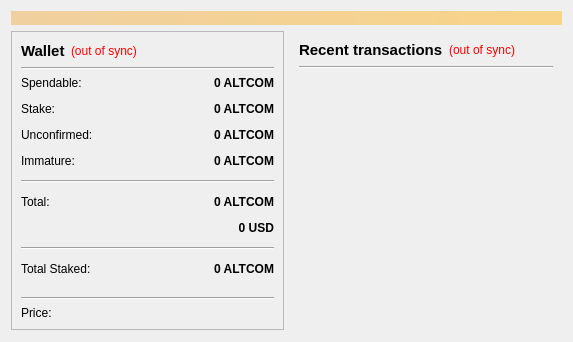
<?xml version="1.0" encoding="UTF-8"?>
<ui version="4.0">
 <class>OverviewPage</class>
 <widget class="QWidget" name="OverviewPage">
  <property name="geometry">
   <rect>
    <x>0</x>
    <y>0</y>
    <width>573</width>
    <height>342</height>
   </rect>
  </property>
  <property name="windowTitle">
   <string>Form</string>
  </property>
  <layout class="QVBoxLayout" name="topLayout">
   <item>
    <widget class="QLabel" name="labelAlerts">
     <property name="visible">
      <bool>false</bool>
     </property>
     <property name="styleSheet">
      <string notr="true">background-color: qlineargradient(x1: 0, y1: 0, x2: 1, y2: 0, stop:0 #F0D0A0, stop:1 #F8D488);  color:#000000
</string>
     </property>
     <property name="wordWrap">
      <bool>true</bool>
     </property>
     <property name="margin">
      <number>3</number>
     </property>
    </widget>
   </item>
   <item>
    <layout class="QHBoxLayout" name="horizontalLayout" stretch="1,1">
     <item>
      <layout class="QVBoxLayout" name="verticalLayout_2">
       <item>
        <widget class="QFrame" name="frameBalance">
         <property name="enabled">
          <bool>true</bool>
         </property>
         <property name="frameShape">
          <enum>QFrame::StyledPanel</enum>
         </property>
         <property name="frameShadow">
          <enum>QFrame::Raised</enum>
         </property>
         <property name="lineWidth">
          <number>2</number>
         </property>
         <layout class="QVBoxLayout" name="verticalLayout_4">
          <item>
           <layout class="QHBoxLayout" name="horizontalLayout_4">
            <item>
             <widget class="QLabel" name="label_5">
              <property name="font">
               <font>
                <pointsize>11</pointsize>
                <weight>75</weight>
                <bold>true</bold>
               </font>
              </property>
              <property name="text">
               <string>Wallet</string>
              </property>
             </widget>
            </item>
            <item>
             <widget class="QLabel" name="labelWalletStatus">
              <property name="toolTip">
               <string>The displayed information may be out of date. Your wallet automatically synchronizes with the altcommunitycoin network after a connection is established, but this process has not completed yet.</string>
              </property>
              <property name="styleSheet">
               <string notr="true">QLabel { color: red; }</string>
              </property>
              <property name="text">
               <string notr="true">(out of sync)</string>
              </property>
              <property name="alignment">
               <set>Qt::AlignLeading|Qt::AlignLeft|Qt::AlignVCenter</set>
              </property>
             </widget>
            </item>
            <item>
             <spacer name="horizontalSpacer_2">
              <property name="orientation">
               <enum>Qt::Horizontal</enum>
              </property>
              <property name="sizeHint" stdset="0">
               <size>
                <width>40</width>
                <height>20</height>
               </size>
              </property>
             </spacer>
            </item>
           </layout>
          </item>
          <item>
           <widget class="Line" name="line_4">
            <property name="orientation">
             <enum>Qt::Horizontal</enum>
            </property>
           </widget>
          </item>
          <item>
           <layout class="QFormLayout" name="formLayout_2">
            <property name="fieldGrowthPolicy">
             <enum>QFormLayout::AllNonFixedFieldsGrow</enum>
            </property>
            <property name="horizontalSpacing">
             <number>12</number>
            </property>
            <property name="verticalSpacing">
             <number>12</number>
            </property>
            <item row="0" column="0">
             <widget class="QLabel" name="label">
              <property name="text">
               <string>Spendable:</string>
              </property>
             </widget>
            </item>
            <item row="0" column="1">
             <widget class="QLabel" name="labelBalance">
              <property name="font">
               <font>
                <weight>75</weight>
                <bold>true</bold>
               </font>
              </property>
              <property name="cursor">
               <cursorShape>IBeamCursor</cursorShape>
              </property>
              <property name="toolTip">
               <string>Your current spendable balance</string>
              </property>
              <property name="text">
               <string notr="true">0 ALTCOM</string>
              </property>
              <property name="alignment">
               <set>Qt::AlignRight|Qt::AlignTrailing|Qt::AlignVCenter</set>
              </property>
              <property name="textInteractionFlags">
               <set>Qt::LinksAccessibleByMouse|Qt::TextSelectableByKeyboard|Qt::TextSelectableByMouse</set>
              </property>
             </widget>
            </item>
            <item row="1" column="0">
             <widget class="QLabel" name="label_6">
              <property name="text">
               <string>Stake:</string>
              </property>
             </widget>
            </item>
            <item row="1" column="1">
             <widget class="QLabel" name="labelStake">
              <property name="font">
               <font>
                <weight>75</weight>
                <bold>true</bold>
               </font>
              </property>
              <property name="cursor">
               <cursorShape>IBeamCursor</cursorShape>
              </property>
              <property name="toolTip">
               <string>Total of coins that was staked, and do not yet count toward the current balance</string>
              </property>
              <property name="text">
               <string notr="true">0 ALTCOM</string>
              </property>
              <property name="alignment">
               <set>Qt::AlignRight|Qt::AlignTrailing|Qt::AlignVCenter</set>
              </property>
              <property name="textInteractionFlags">
               <set>Qt::LinksAccessibleByMouse|Qt::TextSelectableByKeyboard|Qt::TextSelectableByMouse</set>
              </property>
             </widget>
            </item>
            <item row="2" column="0">
             <widget class="QLabel" name="label_3">
              <property name="text">
               <string>Unconfirmed:</string>
              </property>
             </widget>
            </item>
            <item row="2" column="1">
             <widget class="QLabel" name="labelUnconfirmed">
              <property name="font">
               <font>
                <weight>75</weight>
                <bold>true</bold>
               </font>
              </property>
              <property name="cursor">
               <cursorShape>IBeamCursor</cursorShape>
              </property>
              <property name="toolTip">
               <string>Total of transactions that have yet to be confirmed, and do not yet count toward the current balance</string>
              </property>
              <property name="text">
               <string notr="true">0 ALTCOM</string>
              </property>
              <property name="alignment">
               <set>Qt::AlignRight|Qt::AlignTrailing|Qt::AlignVCenter</set>
              </property>
              <property name="textInteractionFlags">
               <set>Qt::LinksAccessibleByMouse|Qt::TextSelectableByKeyboard|Qt::TextSelectableByMouse</set>
              </property>
             </widget>
            </item>
            <item row="3" column="0">
             <widget class="QLabel" name="labelImmatureText">
              <property name="text">
               <string>Immature:</string>
              </property>
             </widget>
            </item>
            <item row="3" column="1">
             <widget class="QLabel" name="labelImmature">
              <property name="font">
               <font>
                <weight>75</weight>
                <bold>true</bold>
               </font>
              </property>
              <property name="toolTip">
               <string>Mined balance that has not yet matured</string>
              </property>
              <property name="text">
               <string notr="true">0 ALTCOM</string>
              </property>
              <property name="alignment">
               <set>Qt::AlignRight|Qt::AlignTrailing|Qt::AlignVCenter</set>
              </property>
              <property name="textInteractionFlags">
               <set>Qt::LinksAccessibleByMouse|Qt::TextSelectableByKeyboard|Qt::TextSelectableByMouse</set>
              </property>
             </widget>
            </item>
            <item row="4" column="0" colspan="2">
             <widget class="Line" name="line">
              <property name="orientation">
               <enum>Qt::Horizontal</enum>
              </property>
             </widget>
            </item>
            <item row="5" column="0">
             <widget class="QLabel" name="labelTotalText">
              <property name="text">
               <string>Total:</string>
              </property>
             </widget>
            </item>
            <item row="5" column="1">
             <widget class="QLabel" name="labelTotal">
              <property name="font">
               <font>
                <weight>75</weight>
                <bold>true</bold>
               </font>
              </property>
              <property name="cursor">
               <cursorShape>IBeamCursor</cursorShape>
              </property>
              <property name="toolTip">
               <string>Your current total balance</string>
              </property>
              <property name="text">
               <string notr="true">0 ALTCOM</string>
              </property>
              <property name="alignment">
               <set>Qt::AlignRight|Qt::AlignTrailing|Qt::AlignVCenter</set>
              </property>
              <property name="textInteractionFlags">
               <set>Qt::LinksAccessibleByMouse|Qt::TextSelectableByKeyboard|Qt::TextSelectableByMouse</set>
              </property>
             </widget>
            </item>
            <item row="6" column="1">
             <widget class="QLabel" name="labelTotalInUSD">
              <property name="font">
               <font>
                <weight>75</weight>
                <bold>true</bold>
               </font>
              </property>
              <property name="cursor">
               <cursorShape>IBeamCursor</cursorShape>
              </property>
              <property name="toolTip">
               <string notr="true">Your current total balance in USD</string>
              </property>
              <property name="text">
               <string notr="true">0 USD</string>
              </property>
              <property name="alignment">
               <set>Qt::AlignRight|Qt::AlignTrailing|Qt::AlignVCenter</set>
              </property>
              <property name="textInteractionFlags">
               <set>Qt::LinksAccessibleByMouse|Qt::TextSelectableByKeyboard|Qt::TextSelectableByMouse</set>
              </property>
             </widget>
            </item>
            <item row="7" column="0" colspan="2">
             <widget class="Line" name="line_2">
              <property name="orientation">
               <enum>Qt::Horizontal</enum>
              </property>
             </widget>
            </item>
            <item row="8" column="0">
             <widget class="QLabel" name="labelMintedText">
              <property name="text">
               <string>Total Staked:</string>
              </property>
             </widget>
            </item>
            <item row="8" column="1">
             <widget class="QLabel" name="labelMinted">
              <property name="font">
               <font>
                <weight>75</weight>
                <bold>true</bold>
               </font>
              </property>
              <property name="text">
               <string>0 ALTCOM</string>
              </property>
              <property name="alignment">
               <set>Qt::AlignRight|Qt::AlignTrailing|Qt::AlignVCenter</set>
              </property>
             </widget>
            </item>
            <item row="9" column="0">
             <widget class="Line" name="line_6">
              <property name="orientation">
               <enum>Qt::Horizontal</enum>
              </property>
             </widget>
            </item>
           </layout>
          </item>
          <item>
           <widget class="Line" name="line_3">
            <property name="orientation">
             <enum>Qt::Horizontal</enum>
            </property>
           </widget>
          </item>
          <item>
           <widget class="QFrame" name="framePrice">
            <property name="frameShadow">
             <enum>QFrame::Raised</enum>
            </property>
            <property name="lineWidth">
             <number>2</number>
            </property>
            <layout class="QVBoxLayout" name="verticalLayout_5">
             <property name="leftMargin">
              <number>0</number>
             </property>
             <property name="topMargin">
              <number>0</number>
             </property>
             <property name="rightMargin">
              <number>0</number>
             </property>
             <property name="bottomMargin">
              <number>0</number>
             </property>
             <item>
              <layout class="QFormLayout" name="formLayout_3">
               <property name="fieldGrowthPolicy">
                <enum>QFormLayout::AllNonFixedFieldsGrow</enum>
               </property>
               <property name="horizontalSpacing">
                <number>12</number>
               </property>
               <property name="verticalSpacing">
                <number>12</number>
               </property>
               <item row="0" column="0">
                <widget class="QLabel" name="labelPriceText">
                 <property name="maximumSize">
                  <size>
                   <width>110</width>
                   <height>16777215</height>
                  </size>
                 </property>
                 <property name="text">
                  <string>Price:</string>
                 </property>
                </widget>
               </item>
              </layout>
             </item>
            </layout>
           </widget>
          </item>
         </layout>
        </widget>
       </item>
       <item>
        <spacer name="verticalSpacer">
         <property name="orientation">
          <enum>Qt::Vertical</enum>
         </property>
         <property name="sizeType">
          <enum>QSizePolicy::Expanding</enum>
         </property>
         <property name="sizeHint" stdset="0">
          <size>
           <width>20</width>
           <height>40</height>
          </size>
         </property>
        </spacer>
       </item>
      </layout>
     </item>
     <item>
      <layout class="QVBoxLayout" name="verticalLayout_3">
       <item>
        <widget class="QWidget" name="widget_2" native="true">
         <layout class="QVBoxLayout" name="verticalLayout">
          <item>
           <layout class="QHBoxLayout" name="horizontalLayout_2">
            <item>
             <widget class="QLabel" name="label_4">
              <property name="font">
               <font>
                <pointsize>11</pointsize>
                <weight>75</weight>
                <bold>true</bold>
               </font>
              </property>
              <property name="text">
               <string>&lt;b&gt;Recent transactions&lt;/b&gt;</string>
              </property>
             </widget>
            </item>
            <item>
             <widget class="QLabel" name="labelTransactionsStatus">
              <property name="toolTip">
               <string>The displayed information may be out of date. Your wallet automatically synchronizes with the altcommunitycoin network after a connection is established, but this process has not completed yet.</string>
              </property>
              <property name="styleSheet">
               <string notr="true">QLabel { color: red; }</string>
              </property>
              <property name="text">
               <string notr="true">(out of sync)</string>
              </property>
              <property name="alignment">
               <set>Qt::AlignRight|Qt::AlignTrailing|Qt::AlignVCenter</set>
              </property>
             </widget>
            </item>
            <item>
             <spacer name="horizontalSpacer">
              <property name="orientation">
               <enum>Qt::Horizontal</enum>
              </property>
              <property name="sizeHint" stdset="0">
               <size>
                <width>40</width>
                <height>20</height>
               </size>
              </property>
             </spacer>
            </item>
           </layout>
          </item>
          <item>
           <widget class="Line" name="line_5">
            <property name="orientation">
             <enum>Qt::Horizontal</enum>
            </property>
           </widget>
          </item>
          <item>
           <widget class="QListView" name="listTransactions">
            <property name="styleSheet">
             <string notr="true">QListView { background: transparent; }</string>
            </property>
            <property name="frameShape">
             <enum>QFrame::NoFrame</enum>
            </property>
            <property name="verticalScrollBarPolicy">
             <enum>Qt::ScrollBarAlwaysOff</enum>
            </property>
            <property name="horizontalScrollBarPolicy">
             <enum>Qt::ScrollBarAlwaysOff</enum>
            </property>
            <property name="selectionMode">
             <enum>QAbstractItemView::NoSelection</enum>
            </property>
           </widget>
          </item>
         </layout>
        </widget>
       </item>
      </layout>
     </item>
    </layout>
   </item>
  </layout>
 </widget>
 <resources/>
 <connections/>
</ui>
